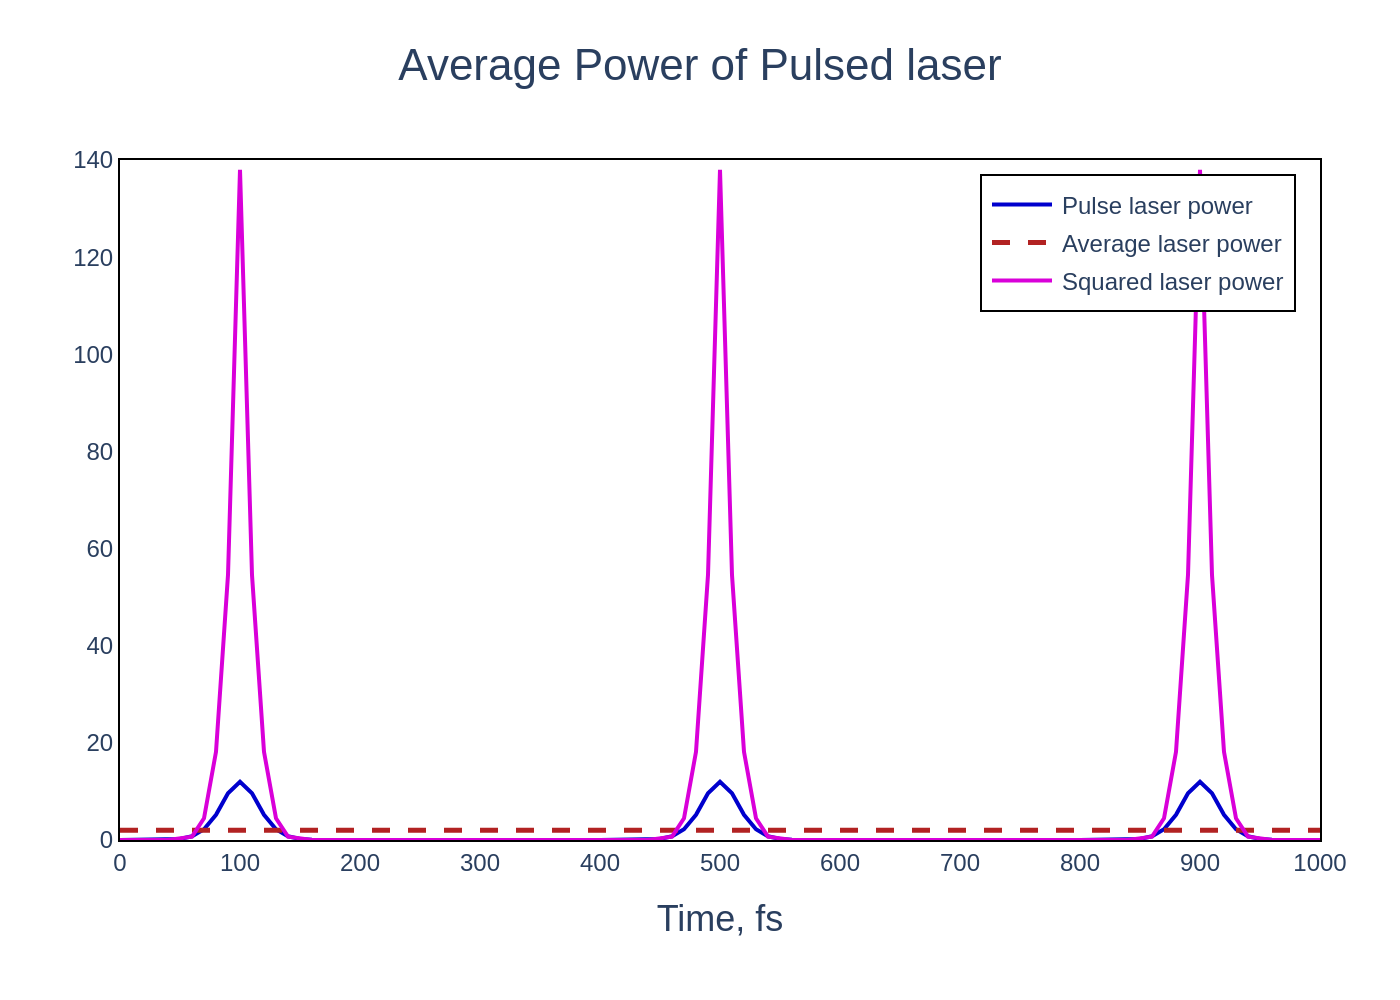

The Python source for this figure:
import sys
import json
from pathlib import Path
import plotly.graph_objects as go

if len(sys.argv) != 2:
    print("Usage: python <script_name>.py <path_to_json>")
    sys.exit(1)

json_path = Path(sys.argv[1])
if not json_path.is_file():
    print(f"Error: JSON file not found at {json_path}")
    sys.exit(1)

output_path = json_path.with_suffix(".png")

with open(json_path, 'r', encoding='utf-8') as f:
    chart_json = json.load(f)

chart_data = chart_json['chart_data']
texts = chart_json['texts']
colors = chart_json['colors']

fig = go.Figure()

for i, series in enumerate(chart_data):
    fig.add_trace(go.Scatter(
        x=series['x'],
        y=series['y'],
        name=series['name'],
        mode='lines',
        line=dict(
            color=colors[i],
            dash=series.get('line_style', 'solid'),
            width=2 if series.get('line_style') != 'dash' else 2.5
        )
    ))

fig.update_layout(
    title=dict(
        text=texts['title'],
        x=0.5,
        font=dict(size=22)
    ),
    xaxis=dict(
        title_text=texts['x_axis_title'],
        title_font=dict(size=18),
        range=[0, 1000],
        tickmode='linear',
        dtick=100,
        showline=True,
        linewidth=1,
        linecolor='black',
        mirror=True
    ),
    yaxis=dict(
        title_text=texts['y_axis_title'],
        range=[0, 140],
        tickmode='linear',
        dtick=20,
        showline=True,
        linewidth=1,
        linecolor='black',
        mirror=True
    ),
    legend=dict(
        x=0.98,
        y=0.98,
        xanchor='right',
        yanchor='top',
        bgcolor='white',
        bordercolor='black',
        borderwidth=1
    ),
    plot_bgcolor='white',
    paper_bgcolor='white',
    font=dict(family="Arial", size=12),
    margin=dict(l=60, r=40, t=80, b=80),
    width=800,
    height=600
)

fig.write_image(output_path, scale=2)

print(f"Chart saved to {output_path}")
